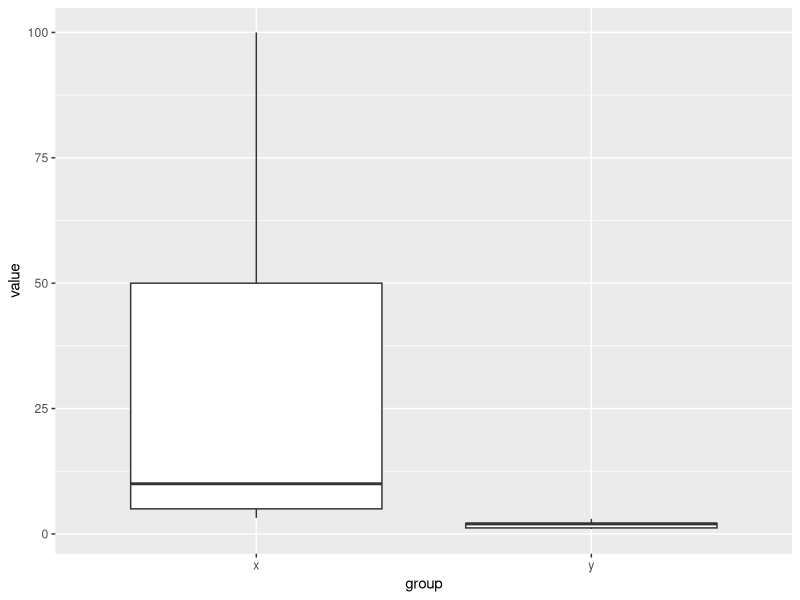
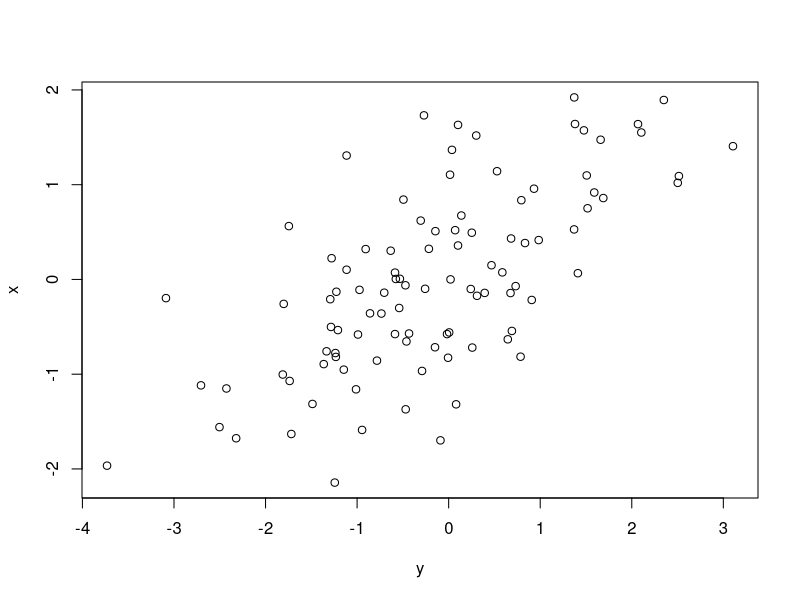

Write the R code that produced these figures, in order.
#' DESCRIPTION:
#' Script for introductory work

library(tidyverse)

# in-class ----------------------------------------------------------------

## non-parametric test ####
x <- c(3.2, 5.0, 10.0, 100, 50)
y <- c(1.0, 3.0, 2.0, 2.1, 1.2)

df_xy <- tibble(group = c(rep("x", length(x)),
                          rep("y", length(y))),
                value = c(x, y)
                )

df_xy %>% 
  ggplot(aes(x = group,
             y = value)) +
  geom_boxplot()

# try t-test
t.test(x, y)

# non-parametric version of t-test
# wilcox-test
wilcox.test(x, y)

# ANOVA is for more than two groups
aov(weight ~ group,
    data = PlantGrowth)

# non-parametric version of ANOVA = kruskal.test()
kruskal.test(weight ~ group,
             data = PlantGrowth)


## confidence interval ####

# insignificant
m <- lm(Sepal.Length ~ Sepal.Width,
        data = iris)

confint(m)

# significant
m1 <- lm(Petal.Length ~ Petal.Width,
         data = iris)

confint(m1)

## correlation ####
x <- rnorm(100, mean = 0, sd = 1)
y <- rnorm(100, mean = 0.8 * x, sd = 1)

plot(x ~ y)

## parametric - pearson
cor.test(x, y)

## non-parametric - spearman
cor.test(x, y, method = "spearman")

## covariance
cov(x, y)

